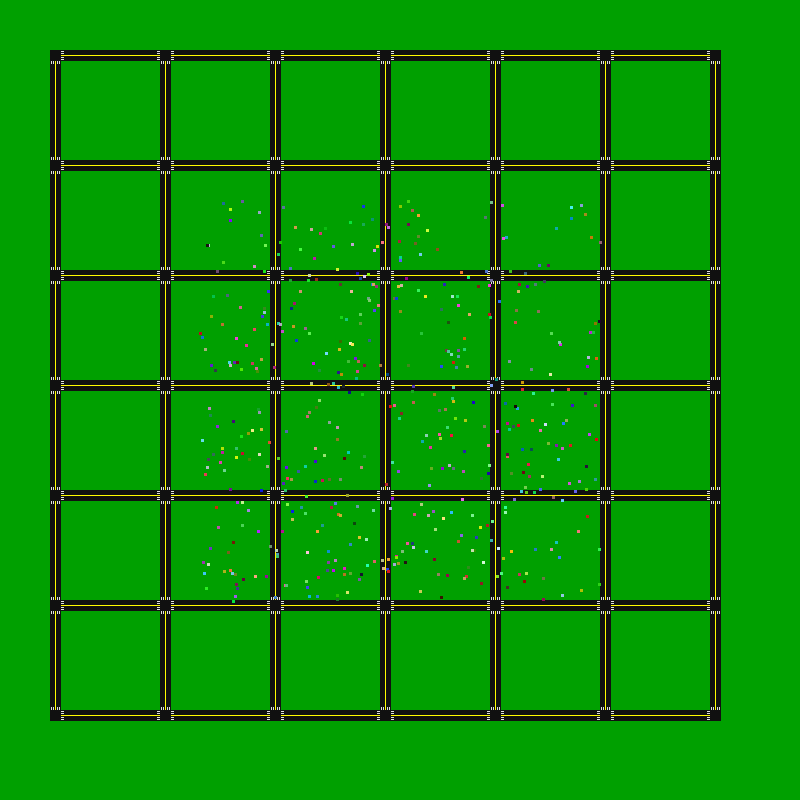
Frame 1 (no input)
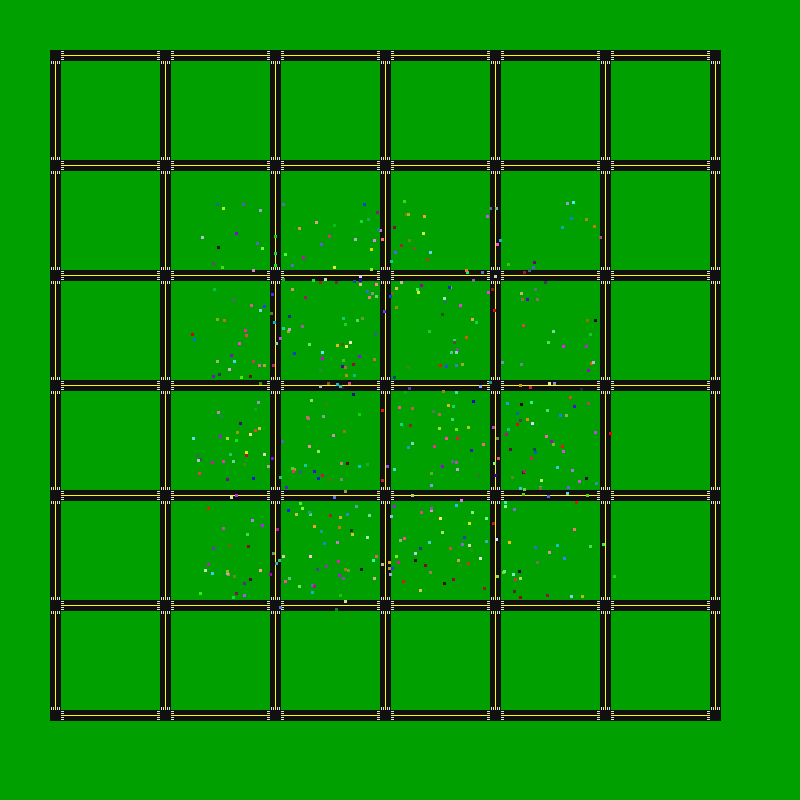
Frame 60 (the mouse pressed at the canvas centre just before this capture)
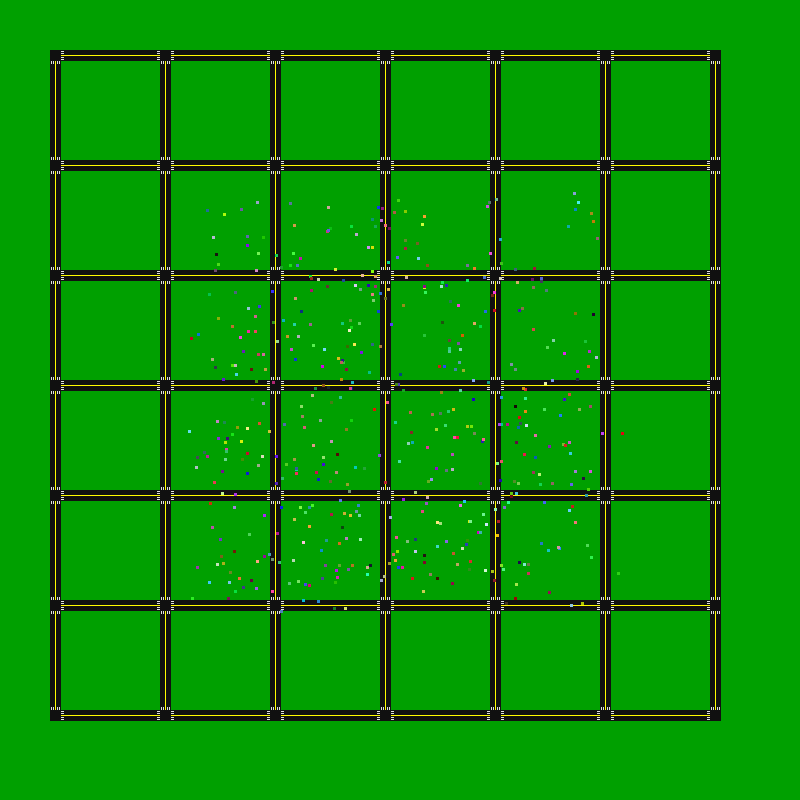
Frame 120 (the mouse held since frame 60 and released just before this capture)

The Processing sketch that drew these frames (run headless with seeded random() and noise(); from frame 60 on, the mouse is pressed at the canvas centre):

// Processing sketch: processing_160497
// ── processing_160497.pde

final int LANEWIDTH = 4;
final int ROADWIDTH = LANEWIDTH * 2 + 3;

color ASPHALT = color(16);
color ROADYELLOW = color(255, 251, 0);
color ROADWHITE = color(223);
 
ArrayList<Intersection> intersections = new ArrayList();
ArrayList<Road> roads = new ArrayList();
ArrayList<Person> people = new ArrayList();
 
void setup() {
  size(800, 800);
  int gap = ROADWIDTH * 10;
  int margin = 50;
  for (int x = 0; x < 7; x++) {
    for (int y = 0; y < 7; y++) {
      int inter_x = margin + gap * x;
      int inter_y = margin + gap * y;
      intersections.add(new Intersection(inter_x, inter_y));
      if (y < 6) {
        roads.add(new Road(inter_x, inter_y + ROADWIDTH, 0, gap - ROADWIDTH));
      }
      if (x < 6) {
        roads.add(new Road(inter_x + ROADWIDTH, inter_y, gap - ROADWIDTH, 0));
      }
    }
  }
  
  for (int i = 0; i < 500; i++) {
    people.add(new Person(int(random(400)) + 200, int(random(400)) + 200));
  }
}

void draw() {
  noStroke();
  background(0, 160, 0);
  for (Road r : roads) {
    r.draw();
  }
  for (Intersection i : intersections) {
    i.draw();
  }
  for (Person p : people) {
    p.update();
    p.draw();
  }
}

class Intersection {
  int x, y;
  Intersection(int x, int y) {
    this.x = x;
    this.y = y;
  }
  void draw() {
    fill(ASPHALT);
    rect(x, y, ROADWIDTH, ROADWIDTH); 
  }
}

class Road {
  int x, y, xlen, ylen;
  
  Road(int x, int y, int xlen, int ylen) {
    this.x = x;
    this.y = y;
    this.xlen = xlen;
    this.ylen = ylen;
  }
  
  void draw() {
    fill(ASPHALT);
    if (xlen != 0) {
      rect(x, y, xlen, ROADWIDTH);
      fill(ROADWHITE);
      for (int side = 0; side <= 1; side++) {
        int xoff = side == 0 ? 0 : xlen - 3;
        for (int yoff = 1; yoff <= 9; yoff += 2) {
          rect(x + xoff, y + yoff, 3, 1);
        }
      }
      fill(ROADYELLOW);
      rect(x, y + LANEWIDTH + 1, xlen, 1);
    } else {
      rect(x, y, ROADWIDTH, ylen);
      fill(ROADWHITE);
      for (int side = 0; side <= 1; side++) {
        int yoff = side == 0 ? 0 : ylen - 3;
        for (int xoff = 1; xoff <= 9; xoff += 2) {
          rect(x + xoff, y + yoff, 1, 3);
        }
      }
      fill(ROADYELLOW);
      rect(x + LANEWIDTH + 1, y, 1, ylen);
    }
  }
}

class Person {
  int x, y;
  color hairColor;
  
  Person(int x, int y) {
    this.x = x;
    this.y = y;
    hairColor = color(random(255), random(255), random(255));
  }
  
  void update() {
    x += int(random(3)) - 1;
    y += int(random(3)) - 1;
  }
  
  void draw() {
    fill(hairColor);
    rect(x, y, 3, 3);
  }
}
